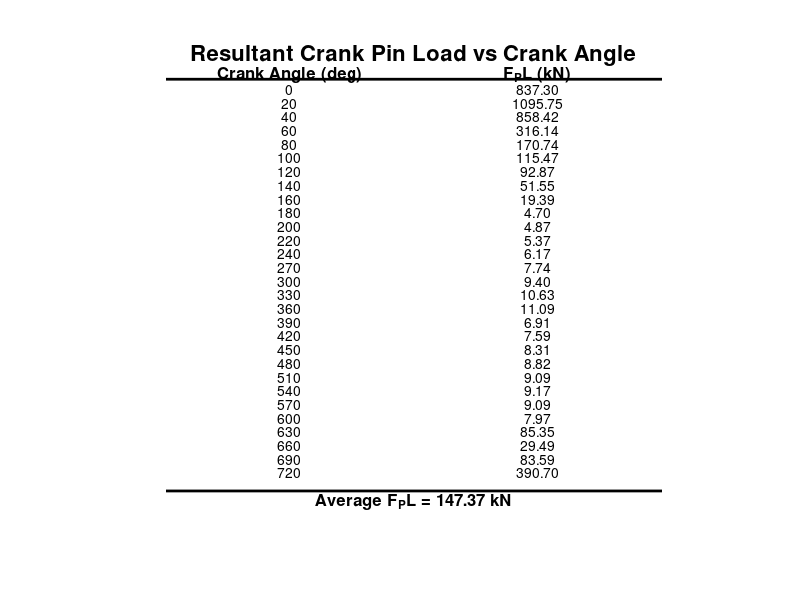

Write the MATLAB code that produced this figure.
% Generate Table as PNG Image
% This script creates a PNG image of the FPL vs Crank Angle table

%% ================= INPUT DATA =================
theta = [
    0 20 40 60 80 100 120 140 160 180 200 220 240 270 300 330 360 ...
    390 420 450 480 510 540 570 600 630 660 690 720
];

Fg = [
    65 85 66 24 13 9 7.5 4.5 2.1 0.25 0.25 0.25 0.25 0.25 0.25 ...
    0.25 0.25 -0.10 -0.10 -0.10 -0.10 -0.10 -0.10 -0.10 -0.01 ...
    6.6 2.0 6.0 30 65
] * 1e3;

%% ================= GIVEN CONSTANTS =================
m_big = 3.534;        % Big end mass (kg)
a_big = 2229.67;      % Big end acceleration (m/s^2)

%% ================= CALCULATIONS ====================
theta_rad = deg2rad(theta);
phi = asin( sin(theta_rad) / 4 );
Q = (-12.760) .* ...
    (cos(theta_rad) + cos(2*theta_rad)/4 + Fg(1:length(theta))) ./ cos(phi);
Fcr = m_big * a_big;
Fpl = sqrt(Q.^2 + Fcr^2 - 2 .* Q .* Fcr .* cos(theta_rad + phi));
Fpl_kN = Fpl / 1000;
Fpl_avg = mean(Fpl);

%% ================= CREATE TABLE IMAGE ====================
% Create figure for table
fig = figure('Position', [100, 100, 600, 900], 'Color', 'white');
axis off;

% Prepare data for display
data_cell = cell(length(theta), 2);
for i = 1:length(theta)
    data_cell{i, 1} = sprintf('%.0f', theta(i));
    data_cell{i, 2} = sprintf('%.2f', Fpl_kN(i));
end

% Create text for title
text(0.5, 0.98, 'Resultant Crank Pin Load vs Crank Angle', ...
    'HorizontalAlignment', 'center', ...
    'FontSize', 16, ...
    'FontWeight', 'bold', ...
    'Units', 'normalized');

% Create header
text(0.3, 0.94, 'Crank Angle (deg)', ...
    'HorizontalAlignment', 'center', ...
    'FontSize', 12, ...
    'FontWeight', 'bold', ...
    'Units', 'normalized');

text(0.7, 0.94, 'F_PL (kN)', ...
    'HorizontalAlignment', 'center', ...
    'FontSize', 12, ...
    'FontWeight', 'bold', ...
    'Units', 'normalized');

% Draw header line
line([0.1, 0.9], [0.93, 0.93], 'Color', 'black', 'LineWidth', 2);

% Display all data rows
y_start = 0.91;
y_step = 0.028;
for i = 1:length(theta)
    y_pos = y_start - (i-1) * y_step;
    
    % Crank angle
    text(0.3, y_pos, data_cell{i, 1}, ...
        'HorizontalAlignment', 'center', ...
        'FontSize', 10, ...
        'Units', 'normalized');
    
    % FPL value
    text(0.7, y_pos, data_cell{i, 2}, ...
        'HorizontalAlignment', 'center', ...
        'FontSize', 10, ...
        'Units', 'normalized');
end

% Add average at bottom
y_avg = y_start - length(theta) * y_step - 0.02;
line([0.1, 0.9], [y_avg + 0.01, y_avg + 0.01], 'Color', 'black', 'LineWidth', 2);
text(0.5, y_avg - 0.01, sprintf('Average F_PL = %.2f kN', Fpl_avg/1000), ...
    'HorizontalAlignment', 'center', ...
    'FontSize', 12, ...
    'FontWeight', 'bold', ...
    'Units', 'normalized');

% Save as PNG
print('-dpng', '-r150', 'crank_pin_load_table.png');
disp('Table image saved as: crank_pin_load_table.png');

fprintf('\nAverage Resultant Crank Pin Load F_PL(avg) = %.2f kN\n', Fpl_avg/1000);
